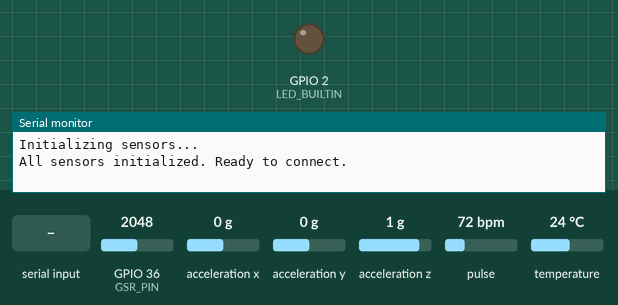
Recording of a sketch running on a simulated ESP32. Shown: output pins drawn as LEDs (lit = HIGH), the last lines printed to the serial monitor. Wiring (inferred from the names in the program): MPU-6050 motion sensor at I2C address 0x68. Inputs (shaded band) come from the test bench; at power-on: GPIO 36 (GSR_PIN) = 2048, acceleration x 0 g, acceleration y 0 g, acceleration z 1 g, pulse 72 bpm, temperature 24 °C (analog values on the 0–4095 scale). Nothing arrives over Bluetooth unless stated.

Above: at 0.1 s.
At 1.5 s:
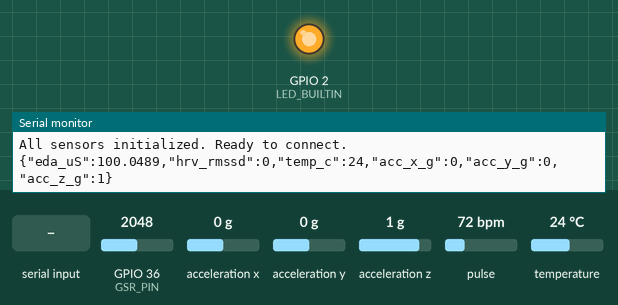
1.6 s: "PING\n" received over Serial
Timing chart, 0 to 4.6 s (numbered marks = the images above; inputs shaded):
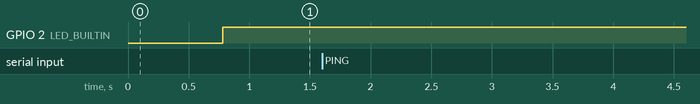

The sketch:

WRIST_BAND.ino
```cpp
// ==========================================================================
// Safe Space - ESP32 Sensor Code with HRV (RMSSD) Calculation
//
// This code reads raw data, converts it to standard units, and now also
// calculates Heart Rate Variability (HRV) from the BVP signal.
//
// ==========================================================================
// >> REQUIRED LIBRARIES <<
// You MUST install the following libraries from the Arduino IDE Library Manager:
// 1. ArduinoJson
// 2. PulseSensor Playground (We use its beat-finding algorithm)
// ==========================================================================

#include <Wire.h>
#include "MAX30105.h"
#include <OneWire.h>
#include <DallasTemperature.h>
#include "BluetoothSerial.h"
#include <ArduinoJson.h>

// === Pin Definitions ===
#define GSR_PIN 36      // Analog input for EDA
#define MPU_ADDR 0x68   // I2C address for MPU6050
#define ONE_WIRE_BUS 4  // DS18B20 data pin
#define LED_BUILTIN 2   // Onboard LED, usually GPIO 2 for ESP32 boards

// === Conversion Constants ===
const float ACC_SENSITIVITY = 16384.0;
const float GSR_REF_RESISTANCE = 10000.0;
const float ADC_VOLTAGE = 3.3;

// === HRV Calculation Constants & Variables ===
#define IBI_BUFFER_SIZE 20 // Store the last 20 Inter-Beat Intervals
volatile int ibi_buffer[IBI_BUFFER_SIZE];
volatile int ibi_buffer_index = 0;
volatile bool beat_detected = false;
volatile int BPM = 0;
volatile int IBI = 0;
volatile float hrv_rmssd = 0.0;

// Variables for the beat-finding algorithm
int Signal;
unsigned long sampleCounter = 0;
unsigned long lastBeatTime = 0;
int P = 512;
int T = 512;
int thresh = 525;
int amp = 100;
bool firstBeat = true;
bool secondBeat = false;

// === Sensor Instances ===
MAX30105 particleSensor;
OneWire oneWire(ONE_WIRE_BUS);
DallasTemperature tempSensor(&oneWire);
BluetoothSerial SerialBT;

// === Timing Control ===
unsigned long lastDataSend = 0;
const long dataSendInterval = 250;
unsigned long lastHrvSampleTime = 0;

// === Processed Sensor Value Storage ===
static float eda_uS = 0.0;
static float acc_x_g = 0.0, acc_y_g = 0.0, acc_z_g = 0.0;
static float temp_c = 0.0;

// === Function Declarations ===
void processOtherSensors();
void handleSerialCommands();
void sendJsonData();
void calculateRMSSD();

void setup() {
  Serial.begin(115200);
  SerialBT.begin("ESP32_SafeSpace_HRV");
  Wire.begin();
  analogReadResolution(12);
  pinMode(LED_BUILTIN, OUTPUT); // Initialize the built-in LED pin

  Serial.println("Initializing sensors...");
  Wire.beginTransmission(MPU_ADDR);
  Wire.write(0x6B); Wire.write(0x00);
  Wire.endTransmission();

  if (!particleSensor.begin(Wire, I2C_SPEED_FAST)) {
    Serial.println("MAX30102 not found. Halting.");
    while (1);
  }
  particleSensor.setup(0, 4, 2, 4096, 400, 118); // Power, Sample Avg, LED Mode, Sample Rate, Pulse Width, ADC Range
  tempSensor.begin();
  Serial.println("All sensors initialized. Ready to connect.");
}

void loop() {
  handleSerialCommands();
  processOtherSensors();

  // --- HRV Processing Loop ---
  // This runs as fast as possible to catch every heartbeat
  Signal = particleSensor.getIR();
  sampleCounter = millis();
  int N = sampleCounter - lastBeatTime;

  // Find the peak and trough of the pulse wave
  if (Signal < thresh && N > (IBI / 5) * 3) {
    if (Signal < T) {
      T = Signal;
    }
  }

  if (Signal > thresh && Signal > P) {
    P = Signal;
  }

  // Look for a beat
  if (N > 250) {
    if ((Signal > thresh) && (beat_detected == false) && (N > (IBI / 5) * 3)) {
      beat_detected = true;
      digitalWrite(LED_BUILTIN, HIGH);
      IBI = sampleCounter - lastBeatTime;
      lastBeatTime = sampleCounter;

      if (firstBeat) {
        firstBeat = false;
        secondBeat = true;
      } else {
        if (IBI > 300 && IBI < 2000) { // Filter out unrealistic IBI values
          // Store IBI in a circular buffer
          ibi_buffer[ibi_buffer_index] = IBI;
          ibi_buffer_index = (ibi_buffer_index + 1) % IBI_BUFFER_SIZE;
          // Recalculate RMSSD with the new IBI value
          calculateRMSSD();
        }
      }
    }
  }

  if (Signal < thresh && beat_detected == true) {
    digitalWrite(LED_BUILTIN, LOW);
    beat_detected = false;
    amp = P - T;
    thresh = amp / 2 + T;
    P = thresh;
    T = thresh;
  }

  if (N > 2500) {
    thresh = 512;
    P = 512;
    T = 512;
    lastBeatTime = sampleCounter;
    firstBeat = true;
    secondBeat = false;
    hrv_rmssd = 0; // Reset HRV if no beat is detected for a while
  }
  // --- End HRV Loop ---

  // Send all data at a fixed interval
  if (millis() - lastDataSend >= dataSendInterval) {
    sendJsonData();
    lastDataSend = millis();
  }
}

// =================================================
// === Core Functions ==============================
// =================================================

/**
 * @brief Reads and processes data from all sensors EXCEPT the BVP sensor.
 */
void processOtherSensors() {
  int16_t raw_ax, raw_ay, raw_az;
  int raw_eda = analogRead(GSR_PIN);

  Wire.beginTransmission(MPU_ADDR);
  Wire.write(0x3B);
  Wire.endTransmission(false);
  Wire.requestFrom(MPU_ADDR, 6, true);
  raw_ax = Wire.read() << 8 | Wire.read();
  raw_ay = Wire.read() << 8 | Wire.read();
  raw_az = Wire.read() << 8 | Wire.read();

  tempSensor.requestTemperatures();
  float raw_temp = tempSensor.getTempCByIndex(0);
  if (raw_temp != DEVICE_DISCONNECTED_C) {
    temp_c = raw_temp;
  }

  acc_x_g = (float)raw_ax / ACC_SENSITIVITY;
  acc_y_g = (float)raw_ay / ACC_SENSITIVITY;
  acc_z_g = (float)raw_az / ACC_SENSITIVITY;

  if (raw_eda > 0) {
    float Vout = (float)raw_eda * (ADC_VOLTAGE / 4095.0);
    float skin_resistance = GSR_REF_RESISTANCE * (ADC_VOLTAGE / Vout - 1.0);
    eda_uS = (1.0 / skin_resistance) * 1000000.0;
  } else {
    eda_uS = 0;
  }
}

/**
 * @brief Calculates RMSSD from the buffer of IBI values.
 */
void calculateRMSSD() {
  long sum_of_squared_diffs = 0;
  int diff_count = 0;

  for (int i = 0; i < IBI_BUFFER_SIZE - 1; ++i) {
    int next_index = (i + 1);
    // Ensure we are comparing valid, consecutive beats
    if (ibi_buffer[i] != 0 && ibi_buffer[next_index] != 0) {
      long diff = ibi_buffer[i] - ibi_buffer[next_index];
      sum_of_squared_diffs += diff * diff;
      diff_count++;
    }
  }

  if (diff_count > 0) {
    hrv_rmssd = sqrt((float)sum_of_squared_diffs / diff_count);
  } else {
    hrv_rmssd = 0.0;
  }
}

/**
 * @brief Handles incoming serial commands.
 */
void handleSerialCommands() {
  if (SerialBT.available()) {
    String command = SerialBT.readStringUntil('\n');
    command.trim();
    if (command == "PING") {
      SerialBT.println("PONG");
    }
  }
  if (Serial.available()) {
    String command = Serial.readStringUntil('\n');
    command.trim();
    if (command == "PING") {
      Serial.println("PONG");
    }
  }
}

/**
 * @brief Creates a JSON object with all processed sensor data and sends it.
 */
void sendJsonData() {
  StaticJsonDocument<256> doc;

  doc["eda_uS"] = eda_uS;
  doc["hrv_rmssd"] = hrv_rmssd; // Add the new HRV value
  doc["temp_c"] = temp_c;
  doc["acc_x_g"] = acc_x_g;
  doc["acc_y_g"] = acc_y_g;
  doc["acc_z_g"] = acc_z_g;
  // We no longer send raw BVP, as it's been processed into HRV
  // If you still need it for plotting, you can add: doc["bvp_raw"] = Signal;

  String output;
  serializeJson(doc, output);
  SerialBT.println(output);
  Serial.println(output);
}
```
